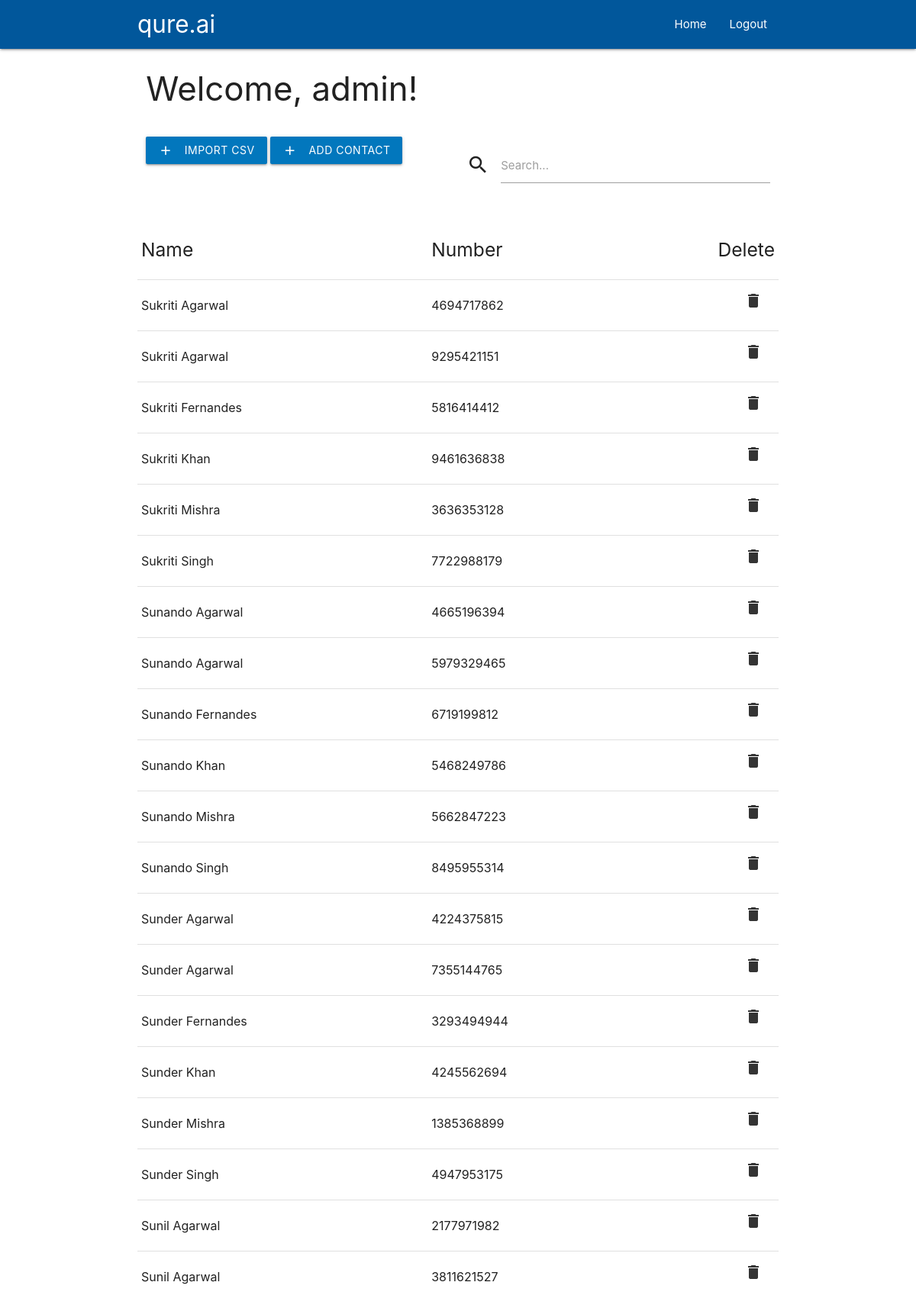
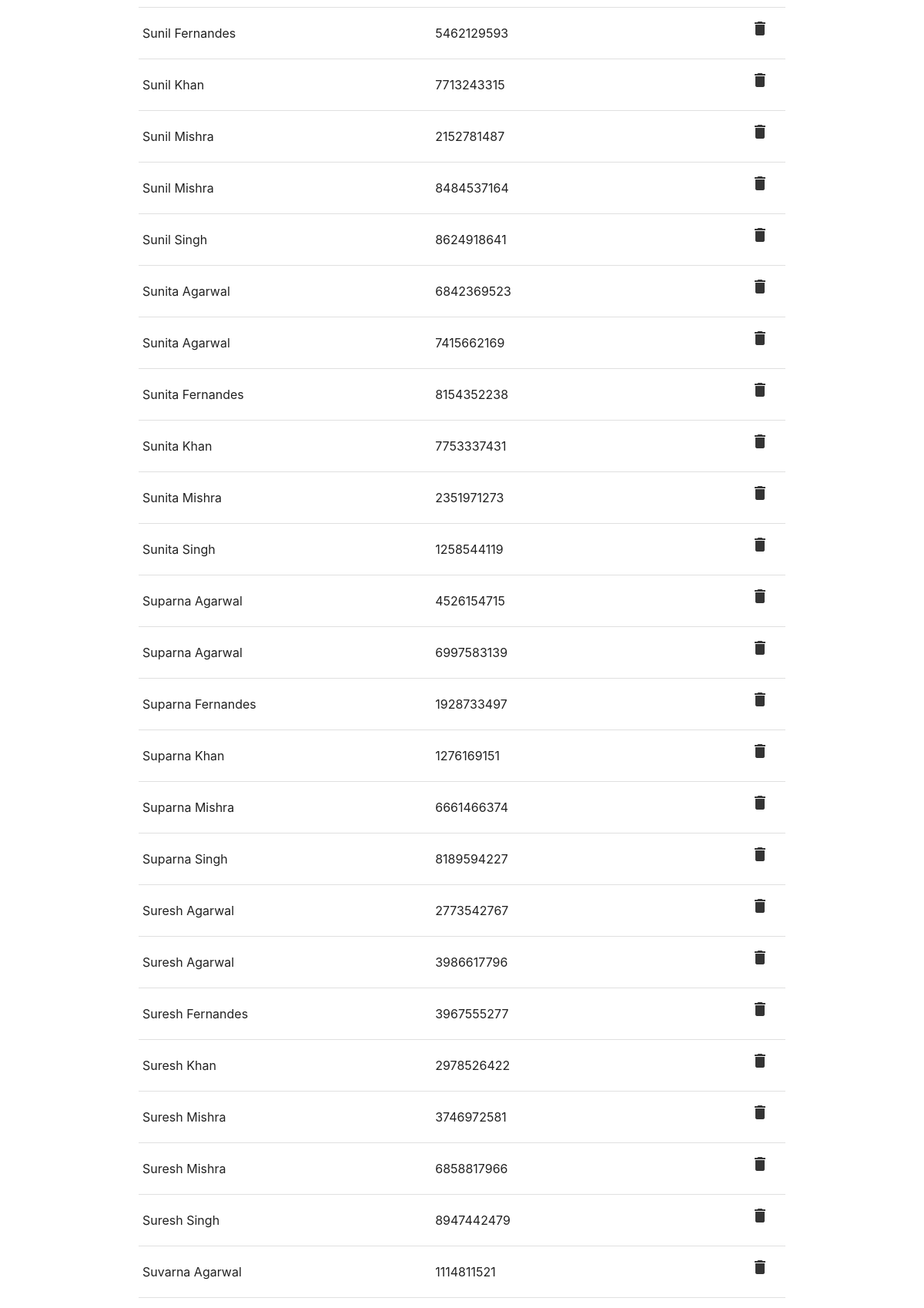
The app's page / (signed in, upper part) with its own data (2 pictures, top to bottom).
### myapp/models.py (models this page shows, shortened)
class Contact(models.Model):
    class Meta:
        unique_together = (('name', 'number'),)
        verbose_name_plural = "Contacts"
    name = models.CharField(max_length=150)
    number = models.CharField(max_length=15)

### myapp/views.py (the view)
# urls.py: 2. Add a URL to urlpatterns:  path('', views.home, name='home')
def home(request):
    data = {'contacts': Contact.objects.order_by('name')}
    return render(request=request, template_name='myapp/dash.html', context=data)

### myapp/templates/myapp/dash.html (shortened to what this page needs)
<head>
    {% load static %}
    <link rel="stylesheet" href="https://cdnjs.cloudflare.com/ajax/libs/materialize/1.0.0/css/materialize.min.css">
</head>
<body>
    {% include "myapp/includes/navbar.html" %}
    {% if user.is_authenticated %}
        <div class="container">
            <div class="row">
                <div class="col l12">
                    <h3>Welcome, {{ user.username }}!</h3>
                </div>
            </div>
            <div class="row">
                <div class="col l6">
                    <button data-target="modal-csv" class="btn light-blue darken-3 modal-trigger"><i class="material-icons left">add</i>Import CSV</button>
                    <button data-target="modal-con" class="btn light-blue darken-3 modal-trigger"><i class="material-icons left">add</i>Add Contact</button>
                </div>
                <div class="input-field col l6 m9 s12">
                    <i class="material-icons prefix">search</i>
                    <input id="q" type="text" name="q">
                    <label for="q">Search...</label>
                </div>
            </div>
        </div>
        {% else %}
        <div class="container center">
            <h3>Log in for more features!</h3>
        </div>
    {% endif %}
    {% include "myapp/results.html" %}
</body>

### myapp/templates/myapp/results.html (shortened to what this page needs)
<div id="results">
    <div class="container">
        <table>
            <thead>
                <td><h5>Name</h5></td>
                <td><h5>Number</h5></td>
                {% if user.is_authenticated %}
                <td class="right"><h5>Delete</h5></td>
                {% endif %}
            </thead>
            {% for con in contacts %}
            <tr>
                <td>{{ con.name }}</td>
                <td>{{ con.number }}</td>
                {% if user.is_authenticated %}
                <td><i class="delete-btn btn-flat right material-icons" data-name="{{ con.name }}" data-number="{{ con.number }}">delete</i></td>
                {% endif %}
            </tr>
            {% endfor %}
        </table>
    </div>
</div>

### records on screen
Contact: name "Sukriti Agarwal", number "4694717862"
Contact: name "Sukriti Agarwal", number "9295421151"
Contact: name "Sukriti Fernandes", number "5816414412"
Contact: name "Sukriti Khan", number "9461636838"
Contact: name "Sukriti Mishra", number "3636353128"
Contact: name "Sukriti Singh", number "7722988179"
Contact: name "Sunando Agarwal", number "4665196394"
Contact: name "Sunando Agarwal", number "5979329465"
Contact: name "Sunando Fernandes", number "6719199812"
Contact: name "Sunando Khan", number "5468249786"
Contact: name "Sunando Mishra", number "5662847223"
Contact: name "Sunando Singh", number "8495955314"
Contact: name "Sunder Agarwal", number "4224375815"
Contact: name "Sunder Agarwal", number "7355144765"
Contact: name "Sunder Fernandes", number "3293494944"
Contact: name "Sunder Khan", number "4245562694"
Contact: name "Sunder Mishra", number "1385368899"
Contact: name "Sunder Singh", number "4947953175"
Contact: name "Sunil Agarwal", number "2177971982"
Contact: name "Sunil Agarwal", number "3811621527"
Contact: name "Sunil Fernandes", number "5462129593"
Contact: name "Sunil Khan", number "7713243315"
Contact: name "Sunil Mishra", number "2152781487"
Contact: name "Sunil Mishra", number "8484537164"
Contact: name "Sunil Singh", number "8624918641"
Contact: name "Sunita Agarwal", number "6842369523"
Contact: name "Sunita Agarwal", number "7415662169"
Contact: name "Sunita Fernandes", number "8154352238"
Contact: name "Sunita Khan", number "7753337431"
Contact: name "Sunita Mishra", number "2351971273"
Contact: name "Sunita Singh", number "1258544119"
Contact: name "Suparna Agarwal", number "4526154715"
Contact: name "Suparna Agarwal", number "6997583139"
Contact: name "Suparna Fernandes", number "1928733497"
Contact: name "Suparna Khan", number "1276169151"
Contact: name "Suparna Mishra", number "6661466374"
Contact: name "Suparna Singh", number "8189594227"
Contact: name "Suresh Agarwal", number "2773542767"
Contact: name "Suresh Agarwal", number "3986617796"
Contact: name "Suresh Fernandes", number "3967555277"
Contact: name "Suresh Khan", number "2978526422"
Contact: name "Suresh Mishra", number "3746972581"
Contact: name "Suresh Mishra", number "6858817966"
Contact: name "Suresh Singh", number "8947442479"
Contact: name "Suvarna Agarwal", number "1114811521"

### other values on screen
{{ user.username }} "admin"
